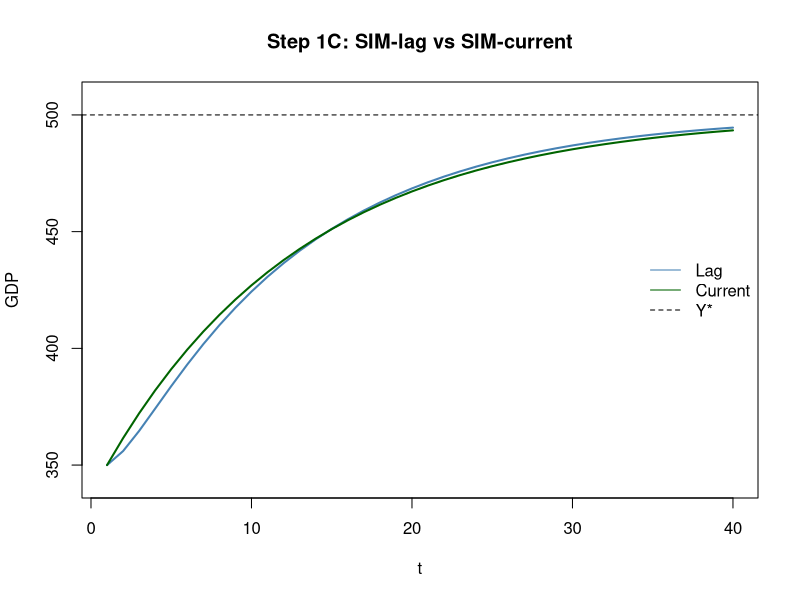
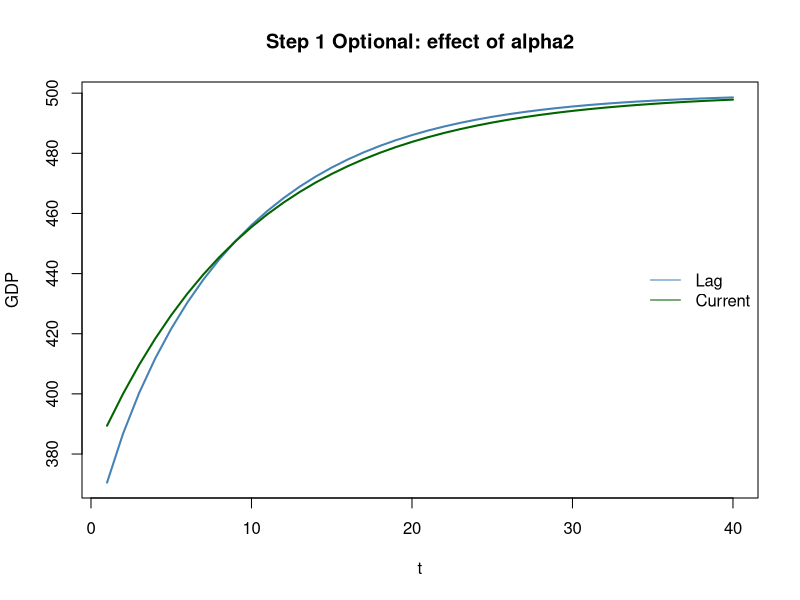

Here is the R script that generated these plots, in order:
## ---- chunk 1
required_packages <- c("jsonlite", "ggplot2")
missing_packages <- required_packages[!vapply(required_packages, requireNamespace, logical(1), quietly = TRUE)]
if (length(missing_packages) > 0) {
  stop("Missing package(s): ", paste(missing_packages, collapse = ", "), call. = FALSE)
}
## ---- chunk 2
simulate_sim_lag <- function(T = 20, G = 100, theta = 0.2, alpha1 = 0.6, alpha2 = 0.2, Y0 = 80, H0 = 300) {
  out <- data.frame(t = seq_len(T), Y = NA_real_, T_tax = NA_real_, YD = NA_real_, C = NA_real_, H = NA_real_)
  YD_prev <- (1 - theta) * Y0
  H_prev <- H0
  for (tt in seq_len(T)) {
    C_t <- alpha1 * YD_prev + alpha2 * H_prev
    Y_t <- C_t + G
    T_t <- theta * Y_t
    YD_t <- Y_t - T_t
    H_t <- H_prev + YD_t - C_t
    out[tt, c("Y", "T_tax", "YD", "C", "H")] <- c(Y_t, T_t, YD_t, C_t, H_t)
    YD_prev <- YD_t
    H_prev <- H_t
  }
  out
}
## ---- chunk 3
T_h <- 40 # time horizon
G <- 100  # government spending per year
theta <- 0.2 # tax rate
alpha1 <- 0.6 # fraction consumption out of income
alpha2 <- 0.2 # fraction consumption out of wealth
# fixed points for GDP and wealth
Y_star <- G / theta
H_star <- ((1 - alpha1) * (1 - theta) * Y_star) / alpha2

# setting Y0 below the fixed point, try above the fixed point as well!
Y0 <- 0.7 * Y_star
#Y0 <- 1.3 * Y_star

# set H0 consistent with Y0, try something else, e.g. 0.0 as well!
H0 <- (Y0 * (1 - alpha1 * (1 - theta)) - G) / alpha2
#H0 <- 0.0

# also define above-fixed-point initial values for comparison plots
lag <- simulate_sim_lag(T = T_h, G = G, theta = theta, alpha1 = alpha1, alpha2 = alpha2, Y0 = Y0, H0 = H0)
lag$DEF <- G - lag$T_tax
lag$H_from_DEF <- H0 + cumsum(lag$DEF)
## ---- chunk 4
simulate_sim_current_fp <- function(T = 20, G = 100, theta = 0.2, alpha1 = 0.6, alpha2 = 0.2,
                                    Y0 = 80, H0 = 300, fp_tol = 1e-10, fp_max = 200) {
  out <- data.frame(t = seq_len(T), Y = NA_real_, T_tax = NA_real_, YD = NA_real_, C = NA_real_, H = NA_real_)
  H_prev <- H0
  C_prev <- Y0 - G
  for (tt in seq_len(T)) {
    C_guess <- C_prev
    n_iter <- 0L
    repeat {
      n_iter <- n_iter + 1L
      Y_t <- C_guess + G
      T_t <- theta * Y_t
      YD_t <- Y_t - T_t
      C_new <- alpha1 * YD_t + alpha2 * H_prev
      if (abs(C_new - C_guess) < fp_tol || n_iter >= fp_max) break
      C_guess <- C_new
    }
    C_t <- C_new
    Y_t <- C_t + G
    T_t <- theta * Y_t
    YD_t <- Y_t - T_t
    H_t <- H_prev + YD_t - C_t
    out[tt, c("Y", "T_tax", "YD", "C", "H")] <- c(Y_t, T_t, YD_t, C_t, H_t)
    H_prev <- H_t
    C_prev <- C_t
  }
  out
}
## ---- chunk 5
lag <- simulate_sim_lag(T = T_h, G = G, theta = theta, alpha1 = alpha1, alpha2 = alpha2, Y0 = Y0, H0 = H0)
cur <- simulate_sim_current_fp(T = T_h, G = G, theta = theta, alpha1 = alpha1, alpha2 = alpha2, Y0 = Y0, H0 = H0)

yr <- range(c(lag$Y, cur$Y, Y_star), na.rm = TRUE)
pad <- 0.05 * diff(yr); if (!is.finite(pad) || pad <= 0) pad <- 1
plot(lag$t, lag$Y, type = "l", lwd = 2, col = "steelblue",
     ylim = c(yr[1] - pad, yr[2] + pad),
     xlab = "t", ylab = "GDP", main = "Step 1C: SIM-lag vs SIM-current")
lines(cur$t, cur$Y, lwd = 2, col = "darkgreen")
abline(h = Y_star, lty = 2)
legend("right", legend = c("Lag", "Current", "Y*"),
       col = c("steelblue", "darkgreen", "black"),
       lty = c(1, 1, 2), bty = "n")
## ---- chunk 6
alpha2_play <- 0.25  # @exercise[id=step1_alpha2;kind=optional;question_expr=0.1;prompt="Change alpha2 and compare speed of convergence";hint="Lower alpha2 usually slows wealth-driven demand"]

lag_opt <- simulate_sim_lag(T = T_h, G = G, theta = theta, alpha1 = alpha1, alpha2 = alpha2_play, Y0 = Y0, H0 = H0)
cur_opt <- simulate_sim_current_fp(T = T_h, G = G, theta = theta, alpha1 = alpha1, alpha2 = alpha2_play, Y0 = Y0, H0 = H0)

plot(lag_opt$t, lag_opt$Y, type = "l", lwd = 2, col = "steelblue",
     xlab = "t", ylab = "GDP", main = "Step 1 Optional: effect of alpha2")
lines(cur_opt$t, cur_opt$Y, lwd = 2, col = "darkgreen")
legend("right", legend = c("Lag", "Current"), col = c("steelblue", "darkgreen"), lty = 1, bty = "n")
